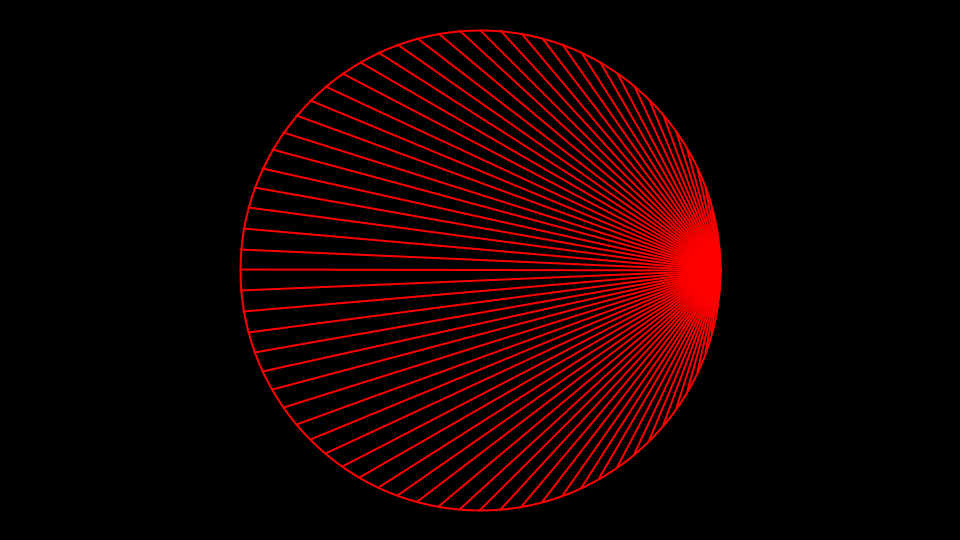
Frame 1 (no input)
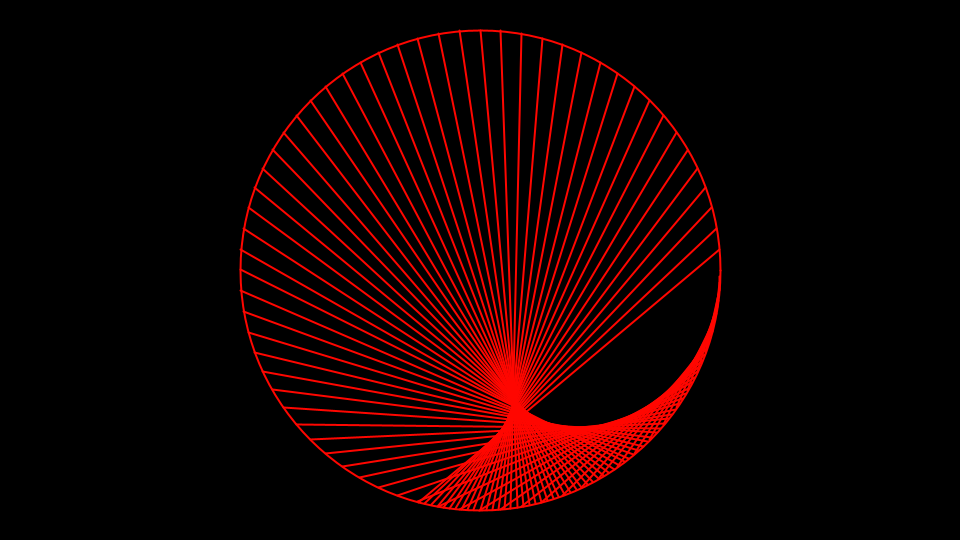
Frame 60 (the mouse pressed at the canvas centre just before this capture)
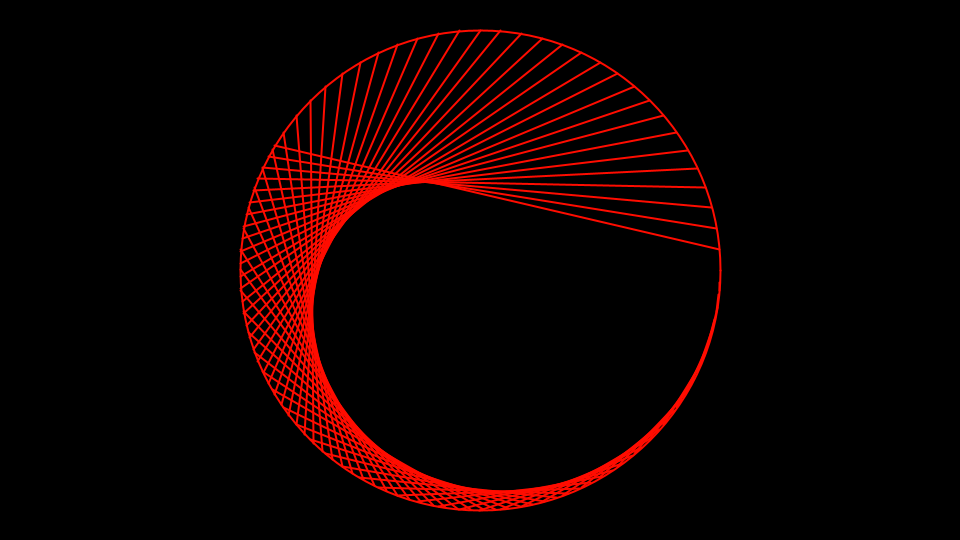
Frame 120 (the mouse held since frame 60 and released just before this capture)

The Processing sketch that drew these frames (run headless with seeded random() and noise(); from frame 60 on, the mouse is pressed at the canvas centre):

// Processing sketch: Pattern
// ── Pattern.pde
int n;
float factor;
float r;
PVector[] points;

void setup() {
  size(960, 540);
  n = 72;
  factor = 0;
  r = 0.25*width;
}

void draw() {
  background(0);
  translate(0.5*width, 0.5*height);
  colorMode(HSB);
  float h = map(factor, 0, n, 0, 255);
  stroke(h, 255, 255);
  strokeWeight(2);
  noFill();
  circle(0, 0, 2*r);
  float angle = TWO_PI/n;
  for (int i = 0; i < n; i++) {
    float a1 = i*angle;
    float a2 = (factor*i%n)*angle;
    float x1 = r*cos(a1);
    float y1 = r*sin(a1);
    float x2 = r*cos(a2);
    float y2 = r*sin(a2);
    line(x1, y1, x2, y2);
  }
  factor += 0.005;
  if (factor > n) {
    factor = 0;
  }
}
